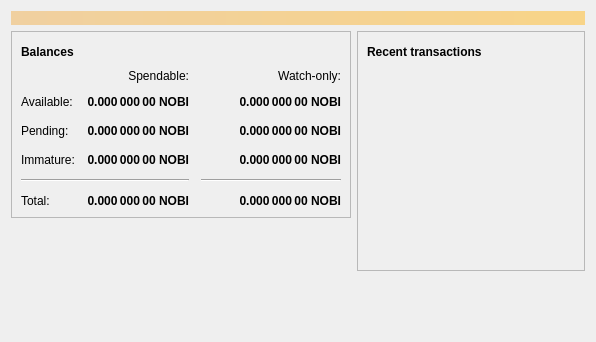
<?xml version="1.0" encoding="UTF-8"?>
<ui version="4.0">
 <class>OverviewPage</class>
 <widget class="QWidget" name="OverviewPage">
  <property name="geometry">
   <rect>
    <x>0</x>
    <y>0</y>
    <width>596</width>
    <height>342</height>
   </rect>
  </property>
  <property name="windowTitle">
   <string>Form</string>
  </property>
  <layout class="QVBoxLayout" name="topLayout">
   <item>
    <widget class="QLabel" name="labelAlerts">
     <property name="visible">
      <bool>false</bool>
     </property>
     <property name="styleSheet">
      <string notr="true">QLabel { background-color: qlineargradient(x1: 0, y1: 0, x2: 1, y2: 0, stop:0 #F0D0A0, stop:1 #F8D488); color:#000000; }</string>
     </property>
     <property name="wordWrap">
      <bool>true</bool>
     </property>
     <property name="margin">
      <number>3</number>
     </property>
     <property name="textInteractionFlags">
      <set>Qt::TextSelectableByMouse</set>
     </property>
    </widget>
   </item>
   <item>
    <layout class="QHBoxLayout" name="horizontalLayout" stretch="1,1">
     <item>
      <layout class="QVBoxLayout" name="verticalLayout_2">
       <item>
        <widget class="QFrame" name="frame">
         <property name="frameShape">
          <enum>QFrame::StyledPanel</enum>
         </property>
         <property name="frameShadow">
          <enum>QFrame::Raised</enum>
         </property>
         <layout class="QVBoxLayout" name="verticalLayout_4">
          <item>
           <layout class="QHBoxLayout" name="horizontalLayout_4">
            <item>
             <widget class="QLabel" name="label_5">
              <property name="font">
               <font>
                <weight>75</weight>
                <bold>true</bold>
               </font>
              </property>
              <property name="text">
               <string>Balances</string>
              </property>
             </widget>
            </item>
            <item>
             <widget class="QPushButton" name="labelWalletStatus">
              <property name="enabled">
               <bool>true</bool>
              </property>
              <property name="maximumSize">
               <size>
                <width>30</width>
                <height>16777215</height>
               </size>
              </property>
              <property name="toolTip">
               <string>The displayed information may be out of date. Your wallet automatically synchronizes with the Nobilitas network after a connection is established, but this process has not completed yet.</string>
              </property>
              <property name="text">
               <string/>
              </property>
              <property name="icon">
               <iconset resource="../nobilitas.qrc">
                <normaloff>:/icons/warning</normaloff>
                <disabledoff>:/icons/warning</disabledoff>:/icons/warning</iconset>
              </property>
              <property name="iconSize">
               <size>
                <width>24</width>
                <height>24</height>
               </size>
              </property>
              <property name="flat">
               <bool>true</bool>
              </property>
             </widget>
            </item>
            <item>
             <spacer name="horizontalSpacer_3">
              <property name="orientation">
               <enum>Qt::Horizontal</enum>
              </property>
              <property name="sizeHint" stdset="0">
               <size>
                <width>40</width>
                <height>20</height>
               </size>
              </property>
             </spacer>
            </item>
           </layout>
          </item>
          <item>
           <layout class="QGridLayout" name="gridLayout">
            <property name="spacing">
             <number>12</number>
            </property>
            <item row="2" column="2">
             <widget class="QLabel" name="labelWatchPending">
              <property name="font">
               <font>
                <weight>75</weight>
                <bold>true</bold>
               </font>
              </property>
              <property name="cursor">
               <cursorShape>IBeamCursor</cursorShape>
              </property>
              <property name="toolTip">
               <string>Unconfirmed transactions to watch-only addresses</string>
              </property>
              <property name="text">
               <string notr="true">0.000 000 00 NOBI</string>
              </property>
              <property name="alignment">
               <set>Qt::AlignRight|Qt::AlignTrailing|Qt::AlignVCenter</set>
              </property>
              <property name="textInteractionFlags">
               <set>Qt::LinksAccessibleByMouse|Qt::TextSelectableByKeyboard|Qt::TextSelectableByMouse</set>
              </property>
             </widget>
            </item>
            <item row="2" column="1">
             <widget class="QLabel" name="labelUnconfirmed">
              <property name="font">
               <font>
                <weight>75</weight>
                <bold>true</bold>
               </font>
              </property>
              <property name="cursor">
               <cursorShape>IBeamCursor</cursorShape>
              </property>
              <property name="toolTip">
               <string>Total of transactions that have yet to be confirmed, and do not yet count toward the spendable balance</string>
              </property>
              <property name="text">
               <string notr="true">0.000 000 00 NOBI</string>
              </property>
              <property name="alignment">
               <set>Qt::AlignRight|Qt::AlignTrailing|Qt::AlignVCenter</set>
              </property>
              <property name="textInteractionFlags">
               <set>Qt::LinksAccessibleByMouse|Qt::TextSelectableByKeyboard|Qt::TextSelectableByMouse</set>
              </property>
             </widget>
            </item>
            <item row="3" column="2">
             <widget class="QLabel" name="labelWatchImmature">
              <property name="font">
               <font>
                <weight>75</weight>
                <bold>true</bold>
               </font>
              </property>
              <property name="cursor">
               <cursorShape>IBeamCursor</cursorShape>
              </property>
              <property name="toolTip">
               <string>Mined balance in watch-only addresses that has not yet matured</string>
              </property>
              <property name="text">
               <string notr="true">0.000 000 00 NOBI</string>
              </property>
              <property name="alignment">
               <set>Qt::AlignRight|Qt::AlignTrailing|Qt::AlignVCenter</set>
              </property>
              <property name="textInteractionFlags">
               <set>Qt::LinksAccessibleByMouse|Qt::TextSelectableByKeyboard|Qt::TextSelectableByMouse</set>
              </property>
             </widget>
            </item>
            <item row="4" column="0" colspan="2">
             <widget class="Line" name="line">
              <property name="orientation">
               <enum>Qt::Horizontal</enum>
              </property>
             </widget>
            </item>
            <item row="4" column="2">
             <widget class="Line" name="lineWatchBalance">
              <property name="sizePolicy">
               <sizepolicy hsizetype="Preferred" vsizetype="Fixed">
                <horstretch>0</horstretch>
                <verstretch>0</verstretch>
               </sizepolicy>
              </property>
              <property name="minimumSize">
               <size>
                <width>140</width>
                <height>0</height>
               </size>
              </property>
              <property name="orientation">
               <enum>Qt::Horizontal</enum>
              </property>
             </widget>
            </item>
            <item row="5" column="0">
             <widget class="QLabel" name="labelTotalText">
              <property name="text">
               <string>Total:</string>
              </property>
             </widget>
            </item>
            <item row="3" column="1">
             <widget class="QLabel" name="labelImmature">
              <property name="font">
               <font>
                <weight>75</weight>
                <bold>true</bold>
               </font>
              </property>
              <property name="cursor">
               <cursorShape>IBeamCursor</cursorShape>
              </property>
              <property name="toolTip">
               <string>Mined balance that has not yet matured</string>
              </property>
              <property name="text">
               <string notr="true">0.000 000 00 NOBI</string>
              </property>
              <property name="alignment">
               <set>Qt::AlignRight|Qt::AlignTrailing|Qt::AlignVCenter</set>
              </property>
              <property name="textInteractionFlags">
               <set>Qt::LinksAccessibleByMouse|Qt::TextSelectableByKeyboard|Qt::TextSelectableByMouse</set>
              </property>
             </widget>
            </item>
            <item row="2" column="3">
             <spacer name="horizontalSpacer_2">
              <property name="orientation">
               <enum>Qt::Horizontal</enum>
              </property>
              <property name="sizeHint" stdset="0">
               <size>
                <width>40</width>
                <height>20</height>
               </size>
              </property>
             </spacer>
            </item>
            <item row="3" column="0">
             <widget class="QLabel" name="labelImmatureText">
              <property name="text">
               <string>Immature:</string>
              </property>
             </widget>
            </item>
            <item row="5" column="1">
             <widget class="QLabel" name="labelTotal">
              <property name="font">
               <font>
                <weight>75</weight>
                <bold>true</bold>
               </font>
              </property>
              <property name="cursor">
               <cursorShape>IBeamCursor</cursorShape>
              </property>
              <property name="toolTip">
               <string>Your current total balance</string>
              </property>
              <property name="text">
               <string notr="true">0.000 000 00 NOBI</string>
              </property>
              <property name="alignment">
               <set>Qt::AlignRight|Qt::AlignTrailing|Qt::AlignVCenter</set>
              </property>
              <property name="textInteractionFlags">
               <set>Qt::LinksAccessibleByMouse|Qt::TextSelectableByKeyboard|Qt::TextSelectableByMouse</set>
              </property>
             </widget>
            </item>
            <item row="5" column="2">
             <widget class="QLabel" name="labelWatchTotal">
              <property name="font">
               <font>
                <weight>75</weight>
                <bold>true</bold>
               </font>
              </property>
              <property name="cursor">
               <cursorShape>IBeamCursor</cursorShape>
              </property>
              <property name="toolTip">
               <string>Current total balance in watch-only addresses</string>
              </property>
              <property name="text">
               <string notr="true">0.000 000 00 NOBI</string>
              </property>
              <property name="alignment">
               <set>Qt::AlignRight|Qt::AlignTrailing|Qt::AlignVCenter</set>
              </property>
              <property name="textInteractionFlags">
               <set>Qt::LinksAccessibleByMouse|Qt::TextSelectableByKeyboard|Qt::TextSelectableByMouse</set>
              </property>
             </widget>
            </item>
            <item row="0" column="2">
             <widget class="QLabel" name="labelWatchonly">
              <property name="text">
               <string>Watch-only:</string>
              </property>
              <property name="alignment">
               <set>Qt::AlignRight|Qt::AlignTrailing|Qt::AlignVCenter</set>
              </property>
             </widget>
            </item>
            <item row="1" column="0">
             <widget class="QLabel" name="labelBalanceText">
              <property name="text">
               <string>Available:</string>
              </property>
             </widget>
            </item>
            <item row="1" column="1">
             <widget class="QLabel" name="labelBalance">
              <property name="font">
               <font>
                <weight>75</weight>
                <bold>true</bold>
               </font>
              </property>
              <property name="cursor">
               <cursorShape>IBeamCursor</cursorShape>
              </property>
              <property name="toolTip">
               <string>Your current spendable balance</string>
              </property>
              <property name="text">
               <string notr="true">0.000 000 00 NOBI</string>
              </property>
              <property name="alignment">
               <set>Qt::AlignRight|Qt::AlignTrailing|Qt::AlignVCenter</set>
              </property>
              <property name="textInteractionFlags">
               <set>Qt::LinksAccessibleByMouse|Qt::TextSelectableByKeyboard|Qt::TextSelectableByMouse</set>
              </property>
             </widget>
            </item>
            <item row="1" column="2">
             <widget class="QLabel" name="labelWatchAvailable">
              <property name="font">
               <font>
                <weight>75</weight>
                <bold>true</bold>
               </font>
              </property>
              <property name="cursor">
               <cursorShape>IBeamCursor</cursorShape>
              </property>
              <property name="toolTip">
               <string>Your current balance in watch-only addresses</string>
              </property>
              <property name="text">
               <string notr="true">0.000 000 00 NOBI</string>
              </property>
              <property name="alignment">
               <set>Qt::AlignRight|Qt::AlignTrailing|Qt::AlignVCenter</set>
              </property>
              <property name="textInteractionFlags">
               <set>Qt::LinksAccessibleByMouse|Qt::TextSelectableByKeyboard|Qt::TextSelectableByMouse</set>
              </property>
             </widget>
            </item>
            <item row="2" column="0">
             <widget class="QLabel" name="labelPendingText">
              <property name="text">
               <string>Pending:</string>
              </property>
             </widget>
            </item>
            <item row="0" column="1">
             <widget class="QLabel" name="labelSpendable">
              <property name="text">
               <string>Spendable:</string>
              </property>
              <property name="alignment">
               <set>Qt::AlignRight|Qt::AlignTrailing|Qt::AlignVCenter</set>
              </property>
             </widget>
            </item>
           </layout>
          </item>
         </layout>
        </widget>
       </item>
       <item>
        <spacer name="verticalSpacer">
         <property name="orientation">
          <enum>Qt::Vertical</enum>
         </property>
         <property name="sizeHint" stdset="0">
          <size>
           <width>20</width>
           <height>40</height>
          </size>
         </property>
        </spacer>
       </item>
      </layout>
     </item>
     <item>
      <layout class="QVBoxLayout" name="verticalLayout_3">
       <item>
        <widget class="QFrame" name="frame_2">
         <property name="frameShape">
          <enum>QFrame::StyledPanel</enum>
         </property>
         <property name="frameShadow">
          <enum>QFrame::Raised</enum>
         </property>
         <layout class="QVBoxLayout" name="verticalLayout">
          <item>
           <layout class="QHBoxLayout" name="horizontalLayout_2">
            <item>
             <widget class="QLabel" name="label_4">
              <property name="font">
               <font>
                <weight>75</weight>
                <bold>true</bold>
               </font>
              </property>
              <property name="text">
               <string>Recent transactions</string>
              </property>
             </widget>
            </item>
            <item>
             <widget class="QPushButton" name="labelTransactionsStatus">
              <property name="enabled">
               <bool>true</bool>
              </property>
              <property name="maximumSize">
               <size>
                <width>30</width>
                <height>16777215</height>
               </size>
              </property>
              <property name="toolTip">
               <string>The displayed information may be out of date. Your wallet automatically synchronizes with the Nobilitas network after a connection is established, but this process has not completed yet.</string>
              </property>
              <property name="text">
               <string/>
              </property>
              <property name="icon">
               <iconset resource="../nobilitas.qrc">
                <normaloff>:/icons/warning</normaloff>
                <disabledoff>:/icons/warning</disabledoff>:/icons/warning</iconset>
              </property>
              <property name="iconSize">
               <size>
                <width>24</width>
                <height>24</height>
               </size>
              </property>
              <property name="flat">
               <bool>true</bool>
              </property>
             </widget>
            </item>
            <item>
             <spacer name="horizontalSpacer">
              <property name="orientation">
               <enum>Qt::Horizontal</enum>
              </property>
              <property name="sizeHint" stdset="0">
               <size>
                <width>40</width>
                <height>20</height>
               </size>
              </property>
             </spacer>
            </item>
           </layout>
          </item>
          <item>
           <widget class="QListView" name="listTransactions">
            <property name="styleSheet">
             <string notr="true">QListView { background: transparent; }</string>
            </property>
            <property name="frameShape">
             <enum>QFrame::NoFrame</enum>
            </property>
            <property name="verticalScrollBarPolicy">
             <enum>Qt::ScrollBarAlwaysOff</enum>
            </property>
            <property name="horizontalScrollBarPolicy">
             <enum>Qt::ScrollBarAlwaysOff</enum>
            </property>
            <property name="selectionMode">
             <enum>QAbstractItemView::NoSelection</enum>
            </property>
           </widget>
          </item>
         </layout>
        </widget>
       </item>
       <item>
        <spacer name="verticalSpacer_2">
         <property name="orientation">
          <enum>Qt::Vertical</enum>
         </property>
         <property name="sizeHint" stdset="0">
          <size>
           <width>20</width>
           <height>40</height>
          </size>
         </property>
        </spacer>
       </item>
      </layout>
     </item>
    </layout>
   </item>
  </layout>
 </widget>
 <resources/>
 <connections/>
</ui>
